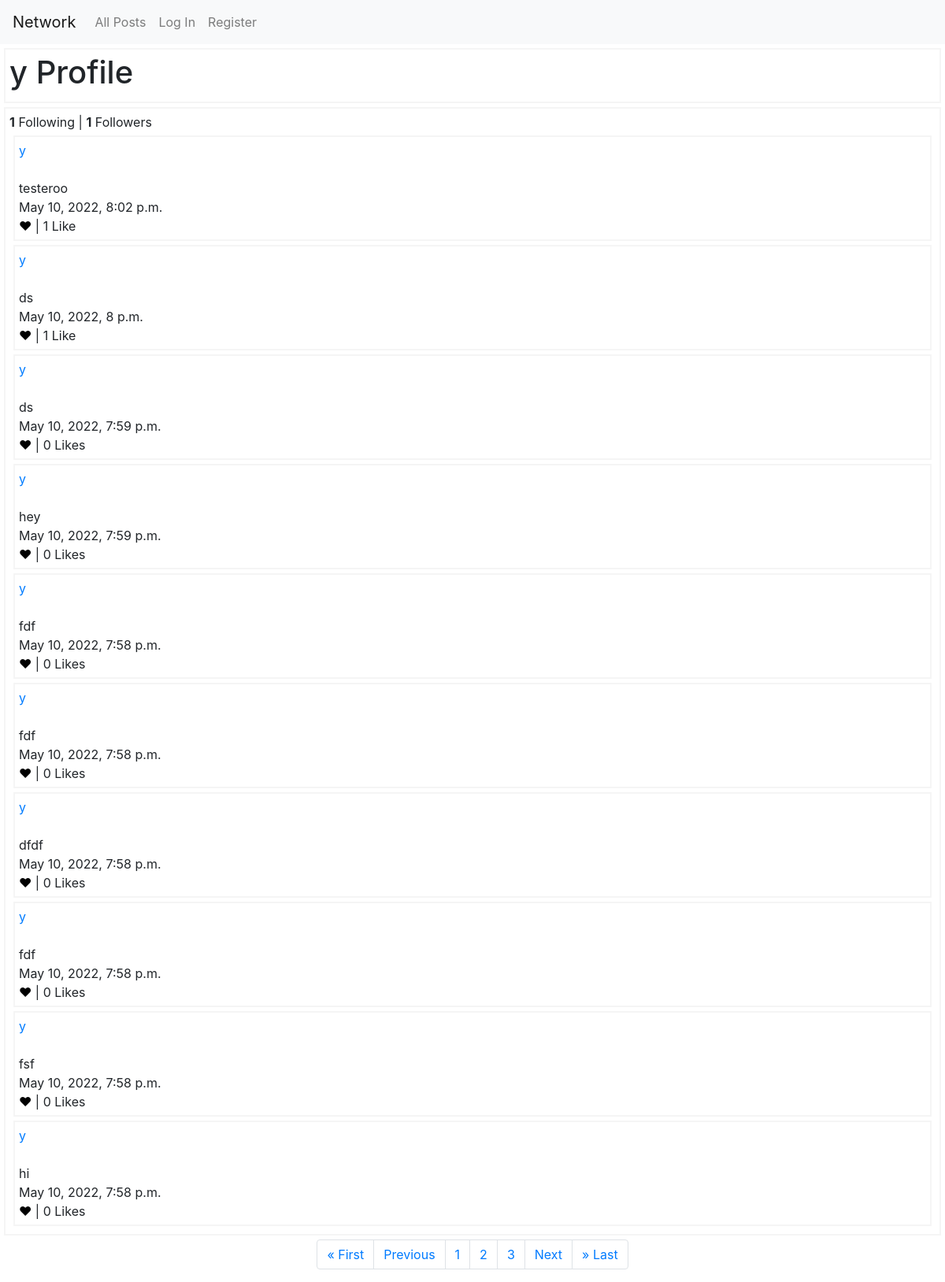
The page /user/2?page=2 on the database its author committed.
### network/models.py (models this page shows)
class User(AbstractUser):
    pass

class Posts(models.Model):
    content = models.TextField(max_length=280)
    user = models.ForeignKey(
        "User", on_delete=models.CASCADE, related_name="Posts")
    timestamp = models.DateTimeField(auto_now_add=True)
    likes = models.IntegerField()

### network/views.py (the view)
# urls.py: path("user/<int:user>", views.user_details, name="user_details"),
def user_details(request, user):
    user_details = User.objects.filter(id=user)[0]
    username = user_details.username
    page = request.GET.get('page')
    all_posts = Posts.objects.filter(
        user=user).order_by('-timestamp')
    pag_posts = Paginator(all_posts, 10)
    posts = pag_posts.get_page(page)
    followers = Following.objects.filter(user=user).count()
    following = Following.objects.filter(follower=username).count()
    try:
        follows = Following.objects.filter(
            user=user, follower=request.user)[0].user
    except IndexError:
        follows = False
    if request.user.is_authenticated == False:
        likes = Likes.objects.filter(user=None)
    else:
        likes = Likes.objects.filter(user=request.user)
    user_likes = []
    for post in all_posts:
        for like in likes:
            if post.id == like.post.id:
                user_likes.append(post)
    return render(request, "network/user.html", {
        'posts': posts,
        'user_likes': user_likes,
        'likes': likes,
        "users_page": user_details,
        'follows': follows,
        "followers": followers,
        "following": following})

### network/templates/network/user.html (shortened to what this page needs)
{% extends "network/layout.html" %}
{% load static %}
{% block body %}
<div class="user-posts" id="user-profile-title">
    {%if users_page.id == request.user.id%}
    <h1> My Profile <h1>
            {%else%}
            <h1> {{users_page.username}} Profile <h1>
                    {% endif %}
</div>
<div class="user-posts" id="user-profile">
    <strong>{{following}}</strong> Following | <strong>{{followers}}</strong> Followers<br>
    {% for post in posts%}
    <div class="user-posts" id="{{post.id}}">
        <a href="{% url 'user_details' post.user.id %}">{{post.user}}</a><br>
        <br>
        <span id="{{post.id}}-content">{{post.content}}</span> <br>
        {{post.timestamp}}<br>
        <div class='btn-liked-unliked'>
            {%if post in user_likes%}
            <span id="btn-liked-{{post}}" onclick="likeUnlike(this.id, {{post.id}})" style="color:red;">&hearts;</span>
            |
            {%else%}
            <span id="btn-unliked-{{post}}" onclick="likeUnlike(this.id, {{post.id}})"
                style="color:black;">&hearts;</span> |
            {%endif%}
            {%if post.likes == 1%}
            <span id="like-count-{{post.id}}"> {{post.likes}} Like </span>
            {%else%}
            <span id="like-count-{{post.id}}">{{post.likes}} Likes </span>
            {%endif%}
        </div>
    </div>
    {% endfor %}
</div>
<nav aria-label="..." class="user-post-paginator">
    <ul class="pagination justify-content-center">
        {% if posts.has_previous %}
        <li class="page-item"><a class="page-link" href="?page=1">&laquo; First</a></li>
        <li class="page-item"><a class="page-link" href="?page={{posts.previous_page_number}}">Previous</a></li>
        {% endif %}
        {% for i in posts.paginator.page_range%}
        <li class="page-item"><a class="page-link" href="?page={{i}}">{{i}}</a></li>
        {%endfor%}
        {% if posts.has_next %}
        <li class="page-item"><a class="page-link" href="?page={{posts.next_page_number}}">Next</a></li>
        <li class="page-item"><a class="page-link" href="?page={{posts.paginator.num_pages}}">&raquo; Last</a>
        </li>
        {% endif %}
    </ul>
</nav>
{% endblock %}

### network/static/network/styles.css (style rules this page uses)
.user-posts { border: 2px solid whitesmoke; padding: 5px; margin: 5px; display: block; }

### rows shown on the page
User: username "y"
Posts: user "y", content "testeroo", timestamp "May 10, 2022, 8:02 p.m.", likes "1"
Posts: user "y", content "ds", timestamp "May 10, 2022, 8 p.m.", likes "1"
Posts: user "y", content "ds", timestamp "May 10, 2022, 7:59 p.m.", likes "0"
Posts: user "y", content "hey", timestamp "May 10, 2022, 7:59 p.m.", likes "0"
Posts: user "y", content "fdf", timestamp "May 10, 2022, 7:58 p.m.", likes "0"
Posts: user "y", content "fdf", timestamp "May 10, 2022, 7:58 p.m.", likes "0"
Posts: user "y", content "dfdf", timestamp "May 10, 2022, 7:58 p.m.", likes "0"
Posts: user "y", content "fdf", timestamp "May 10, 2022, 7:58 p.m.", likes "0"
Posts: user "y", content "fsf", timestamp "May 10, 2022, 7:58 p.m.", likes "0"
Posts: user "y", content "hi", timestamp "May 10, 2022, 7:58 p.m.", likes "0"

### other values the page prints
{{ following }} "1"
{{ followers }} "1"
{{ i }} "1" "2" "3"
